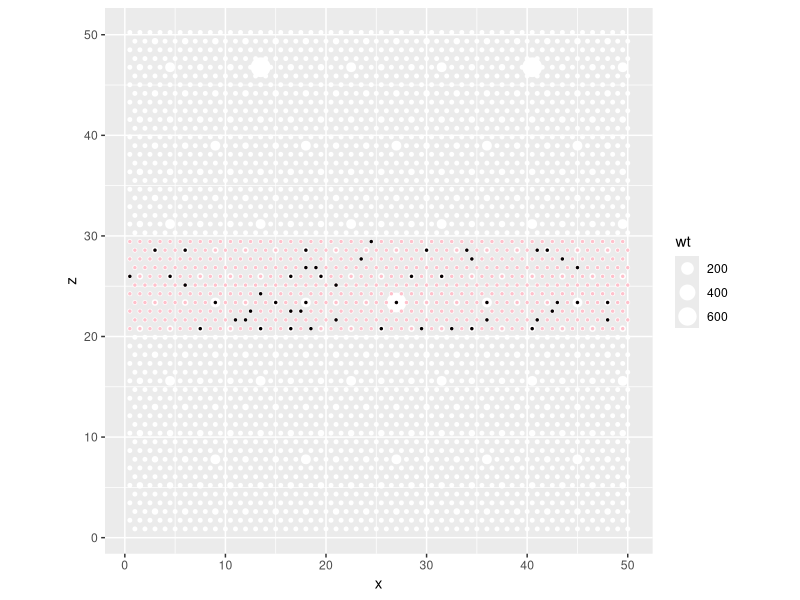
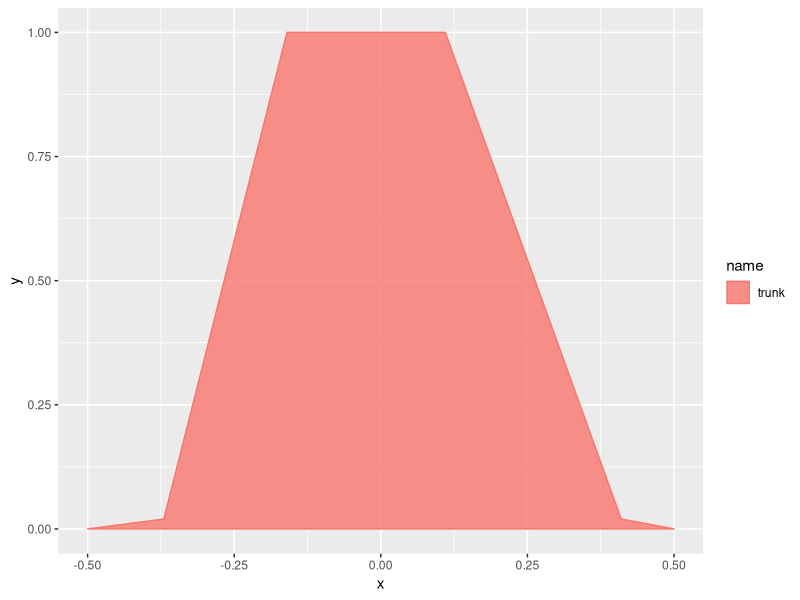
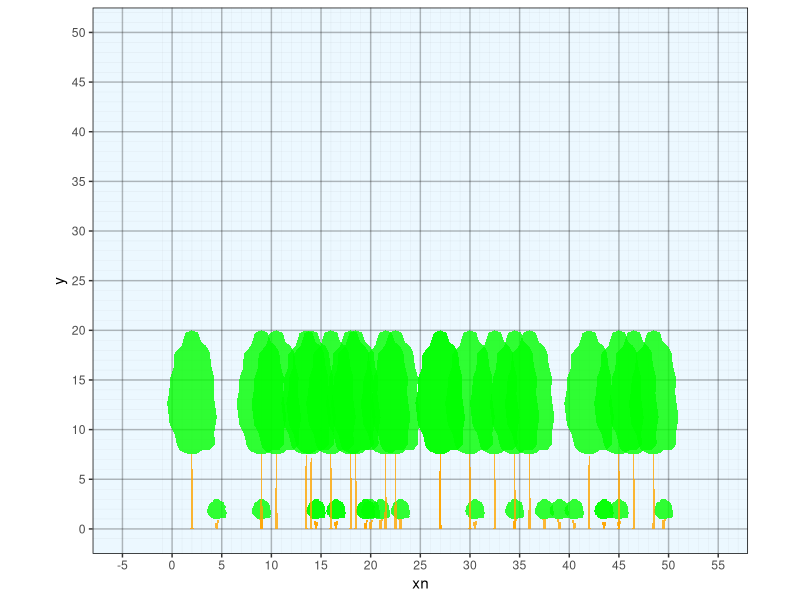

Generate these figures, in order, with R:
library(dplyr)
library(ggplot2)

setwd(dirname(rstudioapi::getActiveDocumentContext()$path))

make_hex_stand <- function(hects=1, minsize=1){
  #scale larger
  x = (1:(100*hects))
  y = (1:(116*hects))
  set.seed(42)
  m <- merge(x,y) |> as.data.frame()
  m <- m |> mutate(x = ifelse(floor(y/2)==y/2, x-0.5,x), y = round(y*(3^0.5)/2,2), wt=1)
  pref=3
  f= pref^1
  mx1 <- merge(x*f,y*f) |> as.data.frame() |> mutate(x = ifelse(floor(y/2)==y/2, x-f*0.5,x), y = round(y*(3^0.5)/2,2), wt=f^2)  |> subset(x <=100*hects & y <= 100*hects)
  f = pref^2
  mx2 <- merge(x*f,y*f) |> as.data.frame() |> mutate(x = ifelse(floor(y/2)==y/2, x-f*0.5,x), y = round(y*(3^0.5)/2,2), wt=f^2)  |> subset(x <=100*hects & y <= 100*hects)
  f = pref^3
  mx3 <- merge(x*f,y*f) |> as.data.frame() |> mutate(x = ifelse(floor(y/2)==y/2, x-f*0.5,x), y = round(y*(3^0.5)/2,2), wt=f^2)  |> subset(x <=100*hects & y <= 100*hects)
  mm <- rbind(m,mx1,mx2,mx3) |> group_by(x,y) |> summarise(wt=max(wt)) |> as.data.frame()
  mm <- mm |> mutate(x = x*minsize, y = y*minsize)
  colnames(mm) <- c('x','z','wt')
  rownames(mm) <- 1:nrow(mm) |> as.numeric()
  return(mm)
}

stand <- make_hex_stand(0.5,1)
stand1 <- subset(stand, z >= 20 & z < 30)
stumps <- stand1[sample(row.names(stand1),size = 50,prob = stand1$wt),]

ggplot()+
  geom_point(data=stand, aes(x=x,y=z,size=wt), color='white')+
  geom_point(data=stand1, aes(x=x,y=z), color='pink', size=0.5) +
  geom_point(data=stumps, aes(x=x,y=z), color='black', size=0.5)+
  coord_fixed(ratio = 1)





blob <- read.csv('blob.csv') |> data.frame(name='blob', fill='green', color='darkgreen')
palm <- read.csv('palm.csv') |> data.frame(name='palm', fill='green', color='darkgreen')|> mutate(x=round(x,2),y=round(y,2))
trunk <- read.csv('trunk.csv') |> data.frame(name='trunk', fill='orange', color='brown')|> mutate(x=round(x,2),y=round(y,2))
triangle <- data.frame(x=c(-0.5, 0, 0.5),y=c(0, 1, 0), name='triangle', fill='green', color='darkgreen')
dome <- data.frame(x=c(-1,
                       -0.9,
                       -0.75,
                       -0.5,
                       -0.25,
                       0,
                       0.25,
                       0.5,
                       0.75,
                       0.9,
                       1)/2,
                   y=(c(0,
                        0.5,
                        0.7,
                        0.9,
                        0.95,
                        1.00,
                        0.95,
                        0.9,
                        0.7,
                        0.5,
                        0)), name='dome')
sticks <- data.frame(x=c(-0.075,-0.13,-0.12,-0.025,-0.005,0.005,0.025,0.12,0.13,0.075),y=c(0,1,1,0,1,1,0,1,1,0), name='sticks', fill='orange', color='brown')


grass <- data.frame(x=c(-0.3, -0.5, -0.1,  0.0,  0.1,  0.5,  0.3), y=c(0,0.85,0,1,0,0.85,0), name='grass', fill='green', color='darkgreen')


forb <- data.frame(x=c(-0.04, -0.04, -0.32, -0.38, -0.45, -0.50, -0.45, -0.38, -0.32, -0.04, -0.04, -0.13, -0.12,  0.00,  0.10,  0.12,  0.03,  0.04,  0.29,  0.34,  0.44,  0.50,  0.43,  0.34,  0.30, 0.04, 0.05, -0.04), 
                          y=c(0, 0.39, 0.57, 0.52, 0.52, 0.61, 0.7, 0.7, 0.61, 0.45, 0.78, 0.82, 0.95, 1, 0.95, 0.82, 0.78, 0.45, 0.68, 0.76, 0.77, 0.68, 0.59, 0.59, 0.63, 0.39, 0, 0), name='forb', fill='green', color='darkgreen')
fern <- data.frame(x=c(-0.09, -0.12, -0.16, -0.22, -0.31, -0.50, -0.28, -0.12, -0.15, -0.10, -0.06, -0.06, -0.13, -0.05, -0.01,  0.06,  0.02,  0.00,  0.03, -0.05, -0.04,  0.02,  0.10,  0.09,  0.24, 0.50,  0.27,  0.17,  0.11,  0.03, -0.03, -0.09), 
                          y=c(0, 0.13, 0.2, 0.1, 0.29, 0.41, 0.43, 0.32, 0.24, 0.15, 0.02, 0.38, 0.44, 0.88, 0.96, 1, 0.94, 0.85, 0.42, 0.38, 0.03, 0.16, 0.28, 0.4, 0.45, 0.44, 0.27, 0.12, 0.25, 0.13, 0, 0), name='fern', fill='green', color='darkgreen')


ggplot() +
  geom_polygon(data=trunk, aes(x,y,  fill=name, color=name), alpha=0.8)

ht.max = 5
ht.min = 2
crwd = 2
dbh = 30

make_B_tree <- function(ht.max, ht.min,crwd,dbh){
  crown <- blob |> mutate(x=x*crwd, y=y*(ht.max-ht.min)+ht.min) #|> data.frame(id=1)
  base <- trunk |> mutate(x=x*dbh/100*1.1, y=y*(ht.min)) #|> data.frame(id=2) 
  tree = rbind(crown, base)
  return(tree)}
make_shrub <- function(ht.max, ht.min,crwd){
  crown <- blob |> mutate(x=x*crwd, y=y*(ht.max-ht.min)+ht.min) #|> data.frame(id=1)
  base <- sticks |> mutate(x=x*crwd*0.8, y=y*(ht.min)) #|> data.frame(id=2) 
  tree = rbind(crown, base)
  return(tree)}
make_palm <- function(ht.max, ht.min,crwd,dbh){
  crown <- palm |> mutate(x=x*crwd, y=y*(ht.max-ht.min)+ht.min) #|> data.frame(id=1)
  base <- trunk |> mutate(x=x*dbh/100*1.1, y=y*(ht.min)) #|> data.frame(id=2) 
  tree = rbind(crown, base)
  return(tree)}
make_N_tree <- function(ht.max, ht.min,crwd,dbh){
  crown <- triangle |> mutate(x=x*crwd, y=y*(ht.max-ht.min)+ht.min) #|> data.frame(id=1)
  base <- trunk |> mutate(x=x*dbh/100*1.1, y=y*(ht.min)) #|> data.frame(id=2) 
  tree = rbind(crown, base)
  return(tree)}

tree <- make_B_tree(ht.max=20,ht.min=7.5,crwd = 5,dbh = 30) 
shrub <- make_shrub(ht.max=3,ht.min=1,crwd=2) 

sample1 <- sample(row.names(stand1), size = 20, prob = stand1$wt)
stand2 <- stand1 |> mutate(wt = ifelse(rownames(stand1) %in% sample1, 0,wt))
sample2 <- sample(row.names(stand2), size = 20, prob = stand2$wt)
stumps1 <- stand1[sample1,]
stumps2 <- stand1[sample2,]
stumps1a <- data.frame(id=rownames(stumps1), xp=stumps1$x, z=stumps1$z)
stumps2a <- data.frame(id=rownames(stumps2), xp=stumps2$x, z=stumps2$z)

trees <- merge(stumps1a, tree) |> mutate(xn = x+xp) |> arrange(z)
shrubs <- merge(stumps2a, shrub) |> mutate(xn = x+xp) |> arrange(z)
both <- rbind(trees, shrubs)
both <- both[order(both$z),]

ggplot() +
  geom_polygon(data=both, aes(xn,y, group=paste0(name,id), fill=fill, color=color), alpha=0.8, size=0.01)+
  # geom_polygon(data=trees, aes(xn,y, group=paste0(name,id), fill=fill, color=color), alpha=0.8, size=0.01)+
  # geom_polygon(data=shrubs, aes(xn,y, group=paste0(name,id), fill=fill, color=color), alpha=0.8, size=0.01)+
  scale_fill_manual(values=c('green','orange'))+
  scale_color_manual(values=c('brown','darkgreen'))+
  theme(legend.position = "none", 
        panel.background = element_rect(fill = rgb(0.85,0.95,1,0.5),
                                        colour = "black",
                                        size = 0.5, linetype = "solid"),
        panel.grid.major = element_line(size = 0.5, linetype = 'solid',
                                        colour = rgb(0.1, 0.1, 0.1, 0.3)), 
        panel.grid.minor = element_line(size = 0.1, linetype = 'solid',
                                        colour = rgb(0.1, 0.1, 0.1, 0.1))
  )+
  coord_fixed(ratio = 1)+
  scale_y_continuous(trans='identity', breaks = c(-1:(120/5))*5,minor_breaks = c(-1:(120)), limits = c(0,50))+
  scale_x_continuous(breaks = c(-1:(120/5))*5, minor_breaks = c(-1:(120)), limits = c(-5,55))
